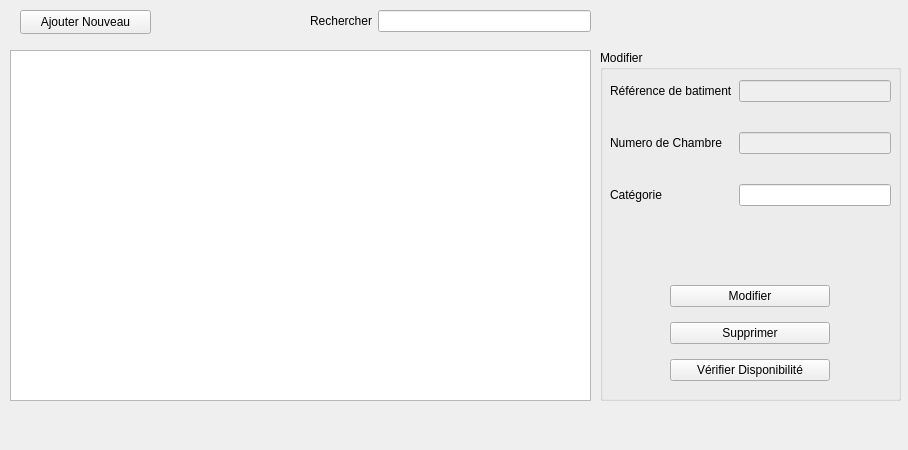
<?xml version="1.0" encoding="UTF-8"?>
<ui version="4.0">
 <class>ChambreCrud</class>
 <widget class="QWidget" name="ChambreCrud">
  <property name="geometry">
   <rect>
    <x>0</x>
    <y>0</y>
    <width>908</width>
    <height>450</height>
   </rect>
  </property>
  <property name="windowTitle">
   <string>Form</string>
  </property>
  <widget class="QWidget" name="formLayoutWidget_2">
   <property name="geometry">
    <rect>
     <x>310</x>
     <y>10</y>
     <width>281</width>
     <height>31</height>
    </rect>
   </property>
   <layout class="QFormLayout" name="formLayout_3">
    <item row="0" column="1">
     <widget class="QLineEdit" name="searchInput"/>
    </item>
    <item row="0" column="0">
     <widget class="QLabel" name="label_6">
      <property name="text">
       <string>Rechercher</string>
      </property>
     </widget>
    </item>
   </layout>
  </widget>
  <widget class="QPushButton" name="ajoutButton">
   <property name="geometry">
    <rect>
     <x>20</x>
     <y>10</y>
     <width>131</width>
     <height>24</height>
    </rect>
   </property>
   <property name="text">
    <string>Ajouter Nouveau</string>
   </property>
  </widget>
  <widget class="QGroupBox" name="modifierBox">
   <property name="enabled">
    <bool>true</bool>
   </property>
   <property name="geometry">
    <rect>
     <x>600</x>
     <y>50</y>
     <width>301</width>
     <height>351</height>
    </rect>
   </property>
   <property name="title">
    <string>Modifier</string>
   </property>
   <widget class="QWidget" name="formLayoutWidget">
    <property name="geometry">
     <rect>
      <x>10</x>
      <y>30</y>
      <width>281</width>
      <height>188</height>
     </rect>
    </property>
    <layout class="QFormLayout" name="formLayout">
     <property name="verticalSpacing">
      <number>30</number>
     </property>
     <item row="0" column="0">
      <widget class="QLabel" name="label_4">
       <property name="text">
        <string>Référence de batiment</string>
       </property>
      </widget>
     </item>
     <item row="0" column="1">
      <widget class="QLineEdit" name="RefBat">
       <property name="enabled">
        <bool>false</bool>
       </property>
      </widget>
     </item>
     <item row="1" column="0">
      <widget class="QLabel" name="label">
       <property name="text">
        <string>Numero de Chambre</string>
       </property>
      </widget>
     </item>
     <item row="1" column="1">
      <widget class="QLineEdit" name="NumChambre">
       <property name="enabled">
        <bool>false</bool>
       </property>
      </widget>
     </item>
     <item row="2" column="0">
      <widget class="QLabel" name="label_3">
       <property name="text">
        <string>Catégorie</string>
       </property>
      </widget>
     </item>
     <item row="2" column="1">
      <widget class="QLineEdit" name="Categorie"/>
     </item>
    </layout>
   </widget>
   <widget class="QWidget" name="verticalLayoutWidget">
    <property name="geometry">
     <rect>
      <x>70</x>
      <y>230</y>
      <width>160</width>
      <height>106</height>
     </rect>
    </property>
    <layout class="QVBoxLayout" name="verticalLayout">
     <property name="spacing">
      <number>10</number>
     </property>
     <item>
      <widget class="QPushButton" name="modifierButton">
       <property name="text">
        <string>Modifier</string>
       </property>
      </widget>
     </item>
     <item>
      <widget class="QPushButton" name="supprimerButton">
       <property name="text">
        <string>Supprimer</string>
       </property>
      </widget>
     </item>
     <item>
      <widget class="QPushButton" name="verifierButton">
       <property name="text">
        <string>Vérifier Disponibilité</string>
       </property>
      </widget>
     </item>
    </layout>
   </widget>
  </widget>
  <widget class="QTableView" name="tableChambre">
   <property name="geometry">
    <rect>
     <x>10</x>
     <y>50</y>
     <width>581</width>
     <height>351</height>
    </rect>
   </property>
   <property name="styleSheet">
    <string notr="true"/>
   </property>
   <property name="selectionMode">
    <enum>QAbstractItemView::SingleSelection</enum>
   </property>
   <property name="selectionBehavior">
    <enum>QAbstractItemView::SelectRows</enum>
   </property>
   <property name="sortingEnabled">
    <bool>true</bool>
   </property>
   <attribute name="horizontalHeaderShowSortIndicator" stdset="0">
    <bool>true</bool>
   </attribute>
   <attribute name="verticalHeaderVisible">
    <bool>false</bool>
   </attribute>
  </widget>
  <widget class="QLabel" name="resultatLabel">
   <property name="geometry">
    <rect>
     <x>10</x>
     <y>420</y>
     <width>571</width>
     <height>16</height>
    </rect>
   </property>
   <property name="text">
    <string/>
   </property>
  </widget>
 </widget>
 <resources/>
 <connections/>
</ui>
